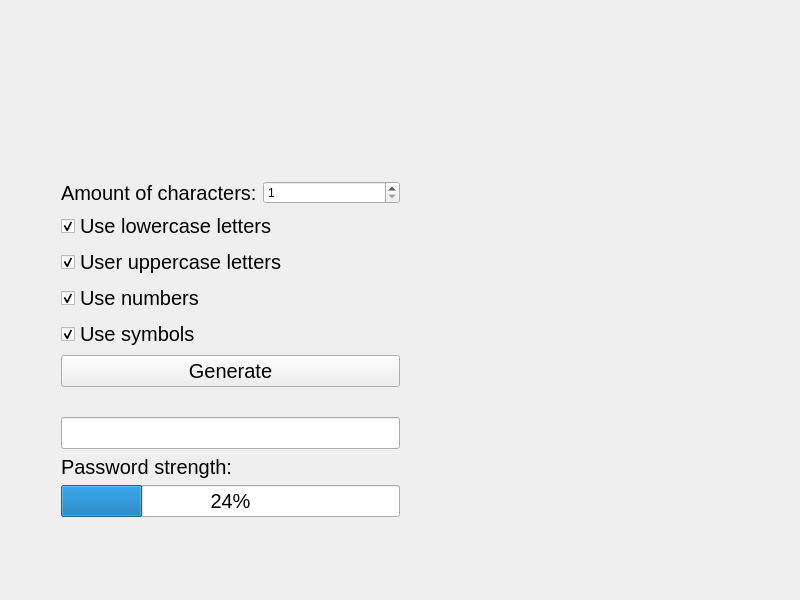
<?xml version="1.0" encoding="UTF-8"?>
<ui version="4.0">
 <class>MainWindow</class>
 <widget class="QMainWindow" name="MainWindow">
  <property name="geometry">
   <rect>
    <x>0</x>
    <y>0</y>
    <width>800</width>
    <height>600</height>
   </rect>
  </property>
  <property name="sizePolicy">
   <sizepolicy hsizetype="Fixed" vsizetype="Fixed">
    <horstretch>0</horstretch>
    <verstretch>0</verstretch>
   </sizepolicy>
  </property>
  <property name="minimumSize">
   <size>
    <width>800</width>
    <height>600</height>
   </size>
  </property>
  <property name="maximumSize">
   <size>
    <width>800</width>
    <height>600</height>
   </size>
  </property>
  <property name="sizeIncrement">
   <size>
    <width>0</width>
    <height>0</height>
   </size>
  </property>
  <property name="baseSize">
   <size>
    <width>800</width>
    <height>600</height>
   </size>
  </property>
  <property name="palette">
   <palette>
    <active/>
    <inactive/>
    <disabled/>
   </palette>
  </property>
  <property name="mouseTracking">
   <bool>false</bool>
  </property>
  <property name="windowTitle">
   <string>MainWindow</string>
  </property>
  <property name="autoFillBackground">
   <bool>false</bool>
  </property>
  <property name="styleSheet">
   <string notr="true"/>
  </property>
  <property name="documentMode">
   <bool>false</bool>
  </property>
  <property name="dockNestingEnabled">
   <bool>true</bool>
  </property>
  <widget class="QWidget" name="centralWidget">
   <widget class="QWidget" name="layoutWidget">
    <property name="geometry">
     <rect>
      <x>50</x>
      <y>170</y>
      <width>361</width>
      <height>358</height>
     </rect>
    </property>
    <layout class="QVBoxLayout" name="verticalLayout">
     <item>
      <layout class="QHBoxLayout" name="horizontalLayout">
       <item>
        <widget class="QLabel" name="labelChars">
         <property name="font">
          <font>
           <family>Arial</family>
           <pointsize>15</pointsize>
          </font>
         </property>
         <property name="text">
          <string>Amount of characters:</string>
         </property>
        </widget>
       </item>
       <item>
        <widget class="QSpinBox" name="amountOfChars">
         <property name="minimum">
          <number>1</number>
         </property>
         <property name="maximum">
          <number>30</number>
         </property>
        </widget>
       </item>
      </layout>
     </item>
     <item>
      <widget class="QCheckBox" name="useLowercase">
       <property name="maximumSize">
        <size>
         <width>300</width>
         <height>16777215</height>
        </size>
       </property>
       <property name="font">
        <font>
         <family>Arial</family>
         <pointsize>15</pointsize>
         <kerning>true</kerning>
        </font>
       </property>
       <property name="text">
        <string>Use lowercase letters</string>
       </property>
       <property name="checked">
        <bool>true</bool>
       </property>
      </widget>
     </item>
     <item>
      <widget class="QCheckBox" name="useUppercase">
       <property name="maximumSize">
        <size>
         <width>300</width>
         <height>16777215</height>
        </size>
       </property>
       <property name="font">
        <font>
         <family>Arial</family>
         <pointsize>15</pointsize>
         <kerning>true</kerning>
        </font>
       </property>
       <property name="text">
        <string>User uppercase letters</string>
       </property>
       <property name="checked">
        <bool>true</bool>
       </property>
      </widget>
     </item>
     <item>
      <widget class="QCheckBox" name="useNumbers">
       <property name="maximumSize">
        <size>
         <width>200</width>
         <height>16777215</height>
        </size>
       </property>
       <property name="font">
        <font>
         <family>Arial</family>
         <pointsize>15</pointsize>
         <kerning>true</kerning>
        </font>
       </property>
       <property name="text">
        <string>Use numbers</string>
       </property>
       <property name="checked">
        <bool>true</bool>
       </property>
      </widget>
     </item>
     <item>
      <widget class="QCheckBox" name="useSymbols">
       <property name="maximumSize">
        <size>
         <width>200</width>
         <height>16777215</height>
        </size>
       </property>
       <property name="font">
        <font>
         <family>Arial</family>
         <pointsize>15</pointsize>
         <kerning>true</kerning>
        </font>
       </property>
       <property name="text">
        <string>Use symbols</string>
       </property>
       <property name="checked">
        <bool>true</bool>
       </property>
      </widget>
     </item>
     <item>
      <widget class="QPushButton" name="generate">
       <property name="maximumSize">
        <size>
         <width>100000</width>
         <height>16777215</height>
        </size>
       </property>
       <property name="font">
        <font>
         <family>Arial</family>
         <pointsize>15</pointsize>
         <kerning>true</kerning>
        </font>
       </property>
       <property name="text">
        <string>Generate</string>
       </property>
      </widget>
     </item>
     <item>
      <spacer name="verticalSpacer">
       <property name="orientation">
        <enum>Qt::Vertical</enum>
       </property>
       <property name="sizeHint" stdset="0">
        <size>
         <width>20</width>
         <height>40</height>
        </size>
       </property>
      </spacer>
     </item>
     <item>
      <widget class="QLineEdit" name="lineEdit">
       <property name="maximumSize">
        <size>
         <width>400</width>
         <height>16777215</height>
        </size>
       </property>
       <property name="font">
        <font>
         <family>Arial</family>
         <pointsize>15</pointsize>
         <kerning>true</kerning>
        </font>
       </property>
      </widget>
     </item>
     <item>
      <widget class="QLabel" name="labelStrength">
       <property name="font">
        <font>
         <family>Arial</family>
         <pointsize>15</pointsize>
        </font>
       </property>
       <property name="text">
        <string>Password strength:</string>
       </property>
      </widget>
     </item>
     <item>
      <widget class="QProgressBar" name="strengthnessBar">
       <property name="maximumSize">
        <size>
         <width>400</width>
         <height>16777215</height>
        </size>
       </property>
       <property name="font">
        <font>
         <family>Arial</family>
         <pointsize>15</pointsize>
         <kerning>true</kerning>
        </font>
       </property>
       <property name="autoFillBackground">
        <bool>false</bool>
       </property>
       <property name="value">
        <number>24</number>
       </property>
      </widget>
     </item>
    </layout>
   </widget>
  </widget>
 </widget>
 <layoutdefault spacing="6" margin="11"/>
 <resources/>
 <connections/>
</ui>
